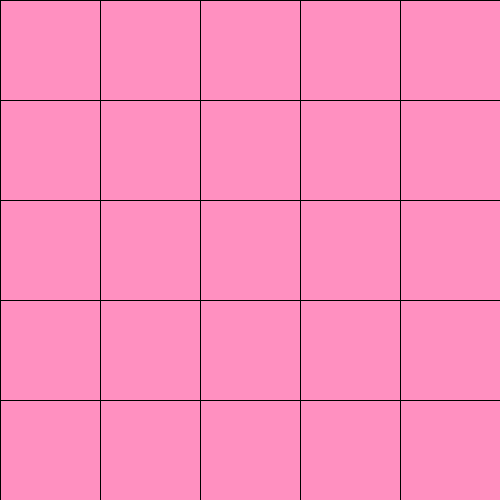
Frame 1 (no input)
Frame 60 (the mouse pressed at the canvas centre just before this capture): identical to frame 1, image omitted
Frame 120 (the mouse held since frame 60 and released just before this capture): identical to frame 1, image omitted

The Processing sketch that drew this single still picture (run headless with seeded random() and noise(); from frame 60 on, the mouse is pressed at the canvas centre):

// Processing sketch: training06_for_rect_println
// ── training06_for_rect_println.pde
//training06_for_rect_println
void setup() {
  size(500, 500);
  fill(#FF90C0);
}
void draw() {
  background(#FFFFF2);
  for (int x = 0; x<500; x+=100) {
    for (int y=0; y<500; y+=100) {
      println(x);
      rect(x, y, 100, 100);
    }
  }
}
